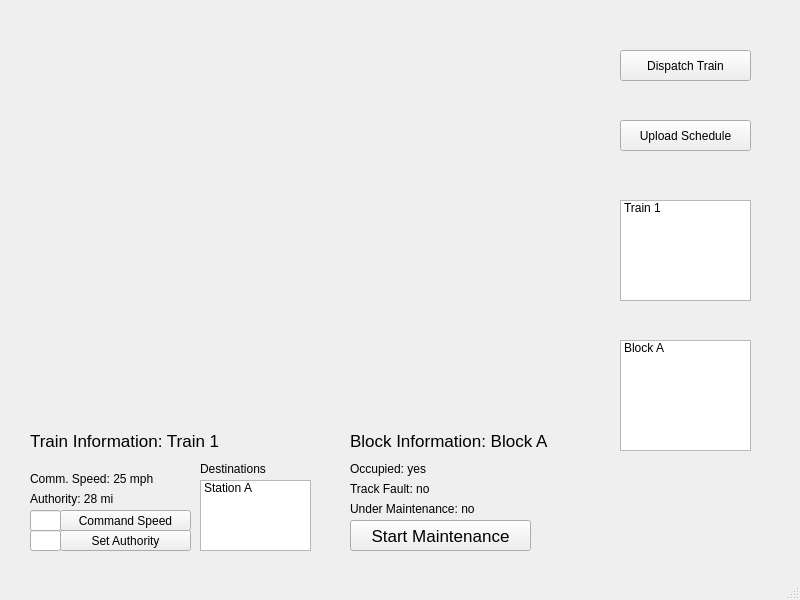
<?xml version="1.0" encoding="UTF-8"?>
<ui version="4.0">
 <class>MainWindow</class>
 <widget class="QMainWindow" name="MainWindow">
  <property name="geometry">
   <rect>
    <x>0</x>
    <y>0</y>
    <width>800</width>
    <height>600</height>
   </rect>
  </property>
  <property name="mouseTracking">
   <bool>true</bool>
  </property>
  <property name="windowTitle">
   <string>MainWindow</string>
  </property>
  <widget class="QWidget" name="centralwidget">
   <property name="enabled">
    <bool>true</bool>
   </property>
   <property name="autoFillBackground">
    <bool>false</bool>
   </property>
   <widget class="QPushButton" name="dispatchTrain">
    <property name="geometry">
     <rect>
      <x>620</x>
      <y>50</y>
      <width>131</width>
      <height>31</height>
     </rect>
    </property>
    <property name="text">
     <string>Dispatch Train</string>
    </property>
   </widget>
   <widget class="QPushButton" name="uploadSchedule">
    <property name="geometry">
     <rect>
      <x>620</x>
      <y>120</y>
      <width>131</width>
      <height>31</height>
     </rect>
    </property>
    <property name="text">
     <string>Upload Schedule</string>
    </property>
   </widget>
   <widget class="QListWidget" name="trainList">
    <property name="geometry">
     <rect>
      <x>620</x>
      <y>200</y>
      <width>131</width>
      <height>101</height>
     </rect>
    </property>
    <property name="mouseTracking">
     <bool>true</bool>
    </property>
    <property name="selectionRectVisible">
     <bool>true</bool>
    </property>
    <item>
     <property name="text">
      <string>Train 1</string>
     </property>
    </item>
   </widget>
   <widget class="QListWidget" name="blockList">
    <property name="geometry">
     <rect>
      <x>620</x>
      <y>340</y>
      <width>131</width>
      <height>111</height>
     </rect>
    </property>
    <property name="mouseTracking">
     <bool>true</bool>
    </property>
    <property name="selectionRectVisible">
     <bool>true</bool>
    </property>
    <item>
     <property name="text">
      <string>Block A</string>
     </property>
    </item>
   </widget>
   <widget class="QLabel" name="blockInfo">
    <property name="geometry">
     <rect>
      <x>350</x>
      <y>430</y>
      <width>231</width>
      <height>21</height>
     </rect>
    </property>
    <property name="font">
     <font>
      <pointsize>13</pointsize>
     </font>
    </property>
    <property name="text">
     <string>Block Information: Block A</string>
    </property>
   </widget>
   <widget class="QLabel" name="trainInfo">
    <property name="geometry">
     <rect>
      <x>30</x>
      <y>430</y>
      <width>201</width>
      <height>21</height>
     </rect>
    </property>
    <property name="font">
     <font>
      <pointsize>13</pointsize>
     </font>
    </property>
    <property name="text">
     <string>Train Information: Train 1</string>
    </property>
   </widget>
   <widget class="QLabel" name="occupancy">
    <property name="geometry">
     <rect>
      <x>350</x>
      <y>460</y>
      <width>101</width>
      <height>17</height>
     </rect>
    </property>
    <property name="text">
     <string>Occupied: yes</string>
    </property>
   </widget>
   <widget class="QLabel" name="faultState">
    <property name="geometry">
     <rect>
      <x>350</x>
      <y>480</y>
      <width>101</width>
      <height>17</height>
     </rect>
    </property>
    <property name="text">
     <string>Track Fault: no</string>
    </property>
   </widget>
   <widget class="QLabel" name="maintenanceState">
    <property name="geometry">
     <rect>
      <x>350</x>
      <y>500</y>
      <width>171</width>
      <height>17</height>
     </rect>
    </property>
    <property name="text">
     <string>Under Maintenance: no</string>
    </property>
   </widget>
   <widget class="QPushButton" name="startMaintenance">
    <property name="geometry">
     <rect>
      <x>350</x>
      <y>520</y>
      <width>181</width>
      <height>31</height>
     </rect>
    </property>
    <property name="font">
     <font>
      <pointsize>13</pointsize>
     </font>
    </property>
    <property name="text">
     <string>Start Maintenance</string>
    </property>
   </widget>
   <widget class="QListWidget" name="destinationList">
    <property name="geometry">
     <rect>
      <x>200</x>
      <y>480</y>
      <width>111</width>
      <height>71</height>
     </rect>
    </property>
    <property name="mouseTracking">
     <bool>true</bool>
    </property>
    <property name="selectionRectVisible">
     <bool>true</bool>
    </property>
    <item>
     <property name="text">
      <string>Station A</string>
     </property>
    </item>
   </widget>
   <widget class="QLabel" name="destinations">
    <property name="geometry">
     <rect>
      <x>200</x>
      <y>460</y>
      <width>91</width>
      <height>17</height>
     </rect>
    </property>
    <property name="text">
     <string>Destinations</string>
    </property>
   </widget>
   <widget class="QLineEdit" name="setCommandedSpeedValue">
    <property name="geometry">
     <rect>
      <x>30</x>
      <y>510</y>
      <width>31</width>
      <height>21</height>
     </rect>
    </property>
   </widget>
   <widget class="QLineEdit" name="setAuthorityValue">
    <property name="geometry">
     <rect>
      <x>30</x>
      <y>530</y>
      <width>31</width>
      <height>21</height>
     </rect>
    </property>
   </widget>
   <widget class="QPushButton" name="setCOmmandedSpeed">
    <property name="geometry">
     <rect>
      <x>60</x>
      <y>510</y>
      <width>131</width>
      <height>21</height>
     </rect>
    </property>
    <property name="text">
     <string>Command Speed</string>
    </property>
   </widget>
   <widget class="QPushButton" name="setAuthority">
    <property name="geometry">
     <rect>
      <x>60</x>
      <y>530</y>
      <width>131</width>
      <height>21</height>
     </rect>
    </property>
    <property name="text">
     <string>Set Authority</string>
    </property>
   </widget>
   <widget class="QLabel" name="authority">
    <property name="geometry">
     <rect>
      <x>30</x>
      <y>490</y>
      <width>141</width>
      <height>17</height>
     </rect>
    </property>
    <property name="text">
     <string>Authority: 28 mi</string>
    </property>
   </widget>
   <widget class="QLabel" name="commandedSpeed">
    <property name="geometry">
     <rect>
      <x>30</x>
      <y>470</y>
      <width>161</width>
      <height>17</height>
     </rect>
    </property>
    <property name="text">
     <string>Comm. Speed: 25 mph</string>
    </property>
   </widget>
  </widget>
  <widget class="QStatusBar" name="statusbar"/>
 </widget>
 <resources/>
 <connections/>
</ui>
